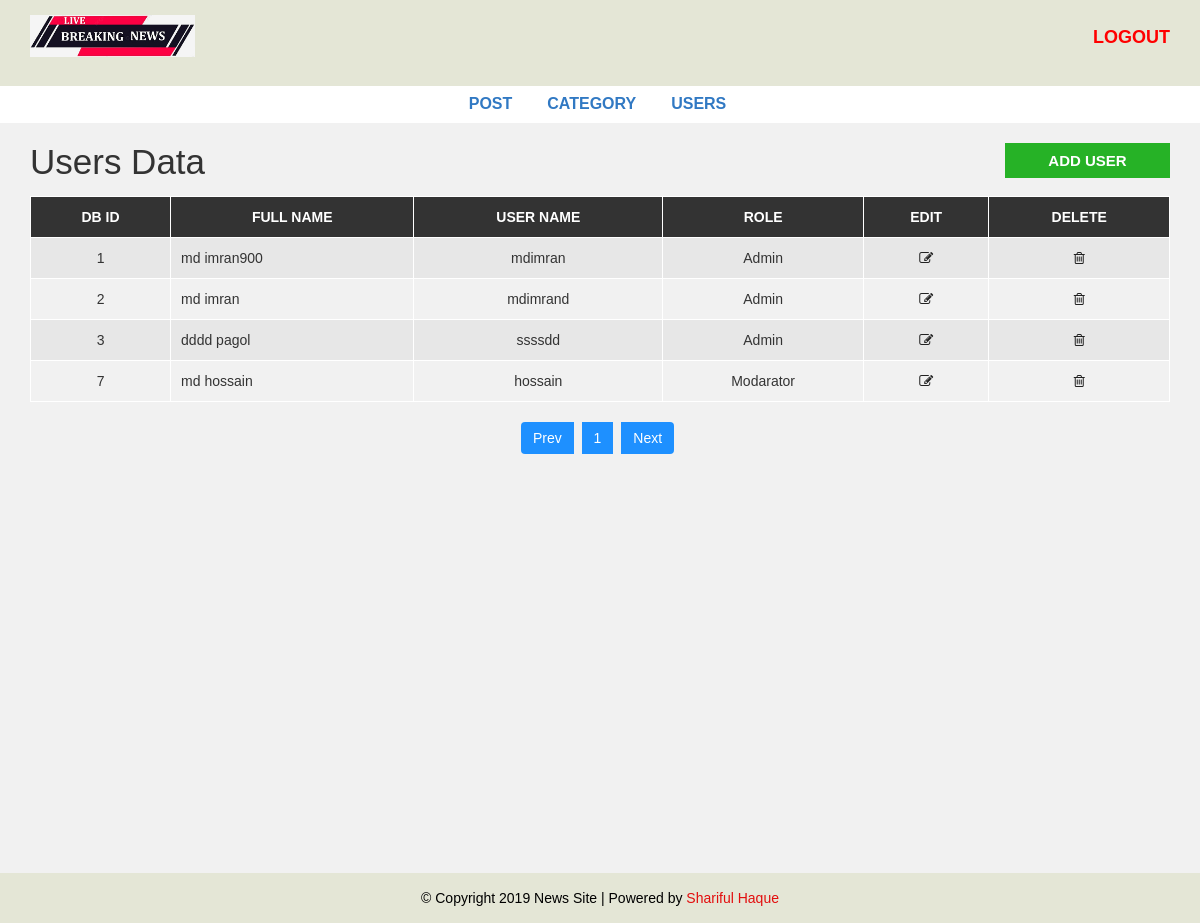
The page /admin/users.php (signed in) on the database its author committed.
### tables this page shows
CREATE TABLE `user` (
  `id` int(255) NOT NULL,
  `fname` varchar(255) NOT NULL,
  `lname` varchar(255) NOT NULL,
  `username` varchar(255) NOT NULL,
  `pass` varchar(255) NOT NULL,
  `role` varchar(255) NOT NULL,
  `date&time` timestamp NOT NULL DEFAULT current_timestamp()
);

### admin/users.php (the view, shortened to what this page needs)
<?php include "header.php"; ?>
<div id="admin-content">
  <div class="container">
    <div class="row">
      <div class="col-md-10">
        <h1 class="admin-heading">Users Data</h1>
      </div>
      <div class="col-md-2">
        <a class="add-new" href="add-user.php">add user</a>
      </div>
        <div class="col-md-12">
          <table class="content-table">
            <thead>
              <th>DB ID</th>
              <th>Full Name</th>
              <th>User Name</th>
              <th>Role</th>
              <th>Edit</th>
              <th>Delete</th>
            </thead>
            <tbody>
            <?php
                include('config.php');
                $select_user = "SELECT * FROM user";
                $query_set = mysqli_query($db_connect,$select_user);
                $count = mysqli_num_rows($query_set);
                if($count > 0){
                  while ($row = mysqli_fetch_assoc($query_set)) {
                    $user_id = $row['id'];
                    $fname = $row['fname'];
                    $lname = $row['lname'];
                    $username = $row['username'];
                    $role = $row['role'];
                ?>
                    <tr>
                      <td class='id'><?php echo $user_id?></td>
                      <td><?php echo $fname ." ". $lname?></td>
                      <td><?php echo $username?></td>
                      <td>
                        <?php
                        if($role == '1'){
                          echo "Admin";
                        }else{
                          echo "Modarator";
                        }
                        ?>
                      </td>
                      <td class='edit'><a href='update-user.php?edit_id=<?php echo  $user_id?>'><i class='fa fa-edit'></i></a></td>
                      <td class='delete'><a onclick="return confirm('Are you sure?')" href='delete_user.php?dlt_id=<?php echo $user_id?>'><i class='fa fa-trash-o'></i></a></td>
                    </tr>
                <?php
                  }
                } else {
                  echo "data not found";
                }
                ?>
            </tbody>
          </table>
        <ul class='pagination admin-pagination'>
          <li><a href="">Prev</a></li>
          <li class=''><a href=''>1</a></li>
          <li><a href="">Next</a></li>
        </ul>
        </div>
    </div>
  </div>
</div>
<?php include "footer.php"; ?>

### css/style.css (style rules this page uses)
body { background: #f1f1f1; font-family: sans-serif, arial, Helvetica; }
a, a:hover, a:focus { text-decoration: none; outline: none; }
ul { margin: 0; padding: 0; list-style: none; }
#admin-content { padding: 20px 0; min-height: 750px; }
#admin-content .admin-heading { font-size: 35px; margin: 0 0 15px; }
#admin-content .add-new { color: #fff; background-color: #26b226; font-size: 15px; font-weight: 600; text-align: center; text-transform: uppercase; padding: 7px 10px; display: block; transition: all 0.3s; }
#admin-content .content-table { border: 1px solid #000; width: 100%; margin: 0 0 20px; }
#admin-content .content-table thead { color: #fff; background-color: #333; }
#admin-content .content-table th { padding: 10px; border: 1px solid #fff; font-weight: 600; text-align: center; text-transform: uppercase; }
#admin-content .content-table tbody { color: #333; }
#admin-content .content-table tbody tr { background-color: #e7e7e7; }
#admin-content .content-table tbody tr:nth-child(even) { background-color: transparent; }
#admin-content .content-table tbody td { padding: 10px; border: 1px solid #fff; text-align: center; }
#admin-content .content-table tbody td:nth-child(2) { text-align: left; }
#admin-content .admin-pagination { margin: 0; }
#admin-content .admin-pagination li a { display: block; }
.id, .edit, .delete { text-align: center; }
.pagination { display: block; text-align: center; margin: 0; }
.pagination li { display: inline-block; margin: 0 5px 0 0; }
.pagination li a { border: none; background: #1e90ff; color: #fff; }
i.fa { color: #222; }

### rows shown on the page
user: id "1", fname "md", lname "imran900", username "mdimran", role "Admin"
user: id "2", fname "md", lname "imran", username "mdimrand", role "Admin"
user: id "3", fname "dddd", lname "pagol", username "ssssdd", role "Admin"
user: id "7", fname "md", lname "hossain", username "hossain", role "Modarator"
